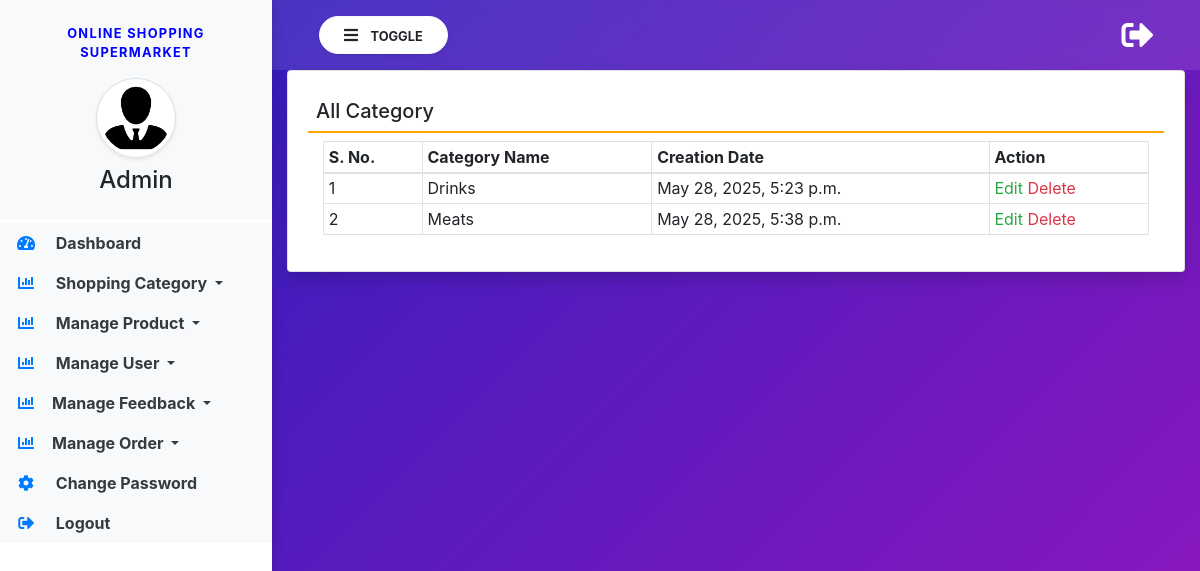
The page /view-category/ on the database as committed earlier.
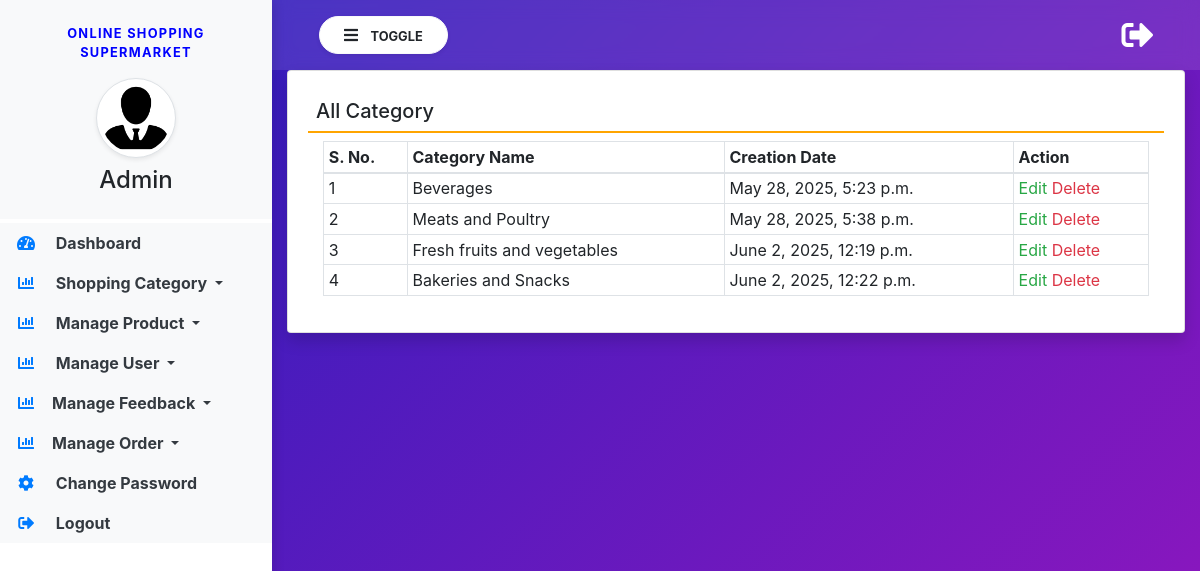
The same page on the database as committed later.
### groceryapp/models.py (models this page shows, shortened)
class Category(models.Model):
    name = models.CharField(max_length=100, null=True, blank=True)
    created = models.DateTimeField(auto_now_add=True)

### groceryapp/views.py (the view)
# urls.py: path('view-category/', view_category, name="view_category"),
def view_category(request):
    category = Category.objects.all()
    return render(request, 'view_category.html', locals())

### groceryapp/templates/view_category.html
{% extends 'admin_base.html' %}
{% block main  %}
<div class="card shadow">
    <div class="card-body">
        <h5 class="p-2" style="border-bottom: 2px solid orange;">All Category</h5>
        <div class="container-fluid">
            <table class="table table-bordered table-sm" id="example">
                <thead>
                <tr>
                    <th>S. No.</th>
                    <th>Category Name</th>
                    <th>Creation Date</th>
                    <th>Action</th>
                </tr>
                </thead>
                <tbody>
                {% for i in category %}
                <tr>
                    <td>{{forloop.counter}}</td>
                    <td>{{i.name}}</td>
                    <td>{{i.created}}</td>
                    <td>
                        <a href="{% url 'edit_category' i.id %}" class="text-success">Edit</a>
                        <a href="/delete-category/{{i.id}}/" class="text-danger"
                           onclick="return confirm('Are You Sure?')">Delete</a></td>
                </tr>
                {% endfor %}
                </tbody>
            </table>
        </div>
    </div>
</div>
{% endblock %}

Rows that differ between the two databases and show on the page:
changed Category: name "Drinks" → "Beverages"
changed Category: name "Meats" → "Meats and Poultry"
added Category: name "Fresh fruits and vegetables", created "June 2, 2025, 12:19 p.m."
added Category: name "Bakeries and Snacks", created "June 2, 2025, 12:22 p.m."
